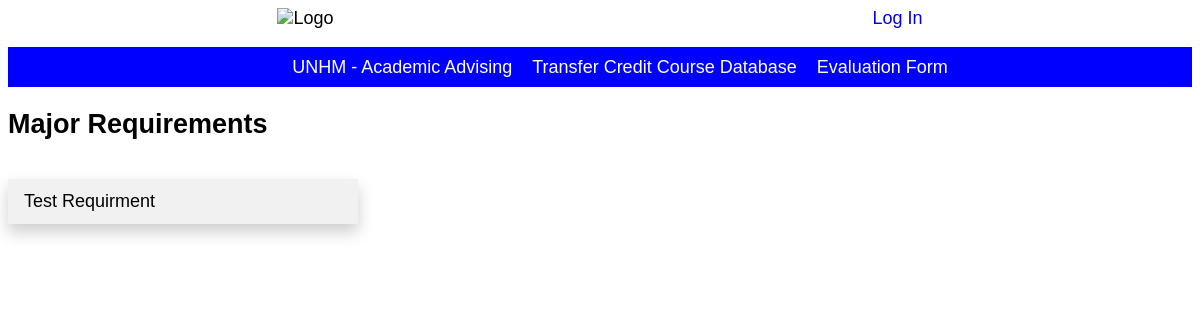
Before: /requirements with the older database file.
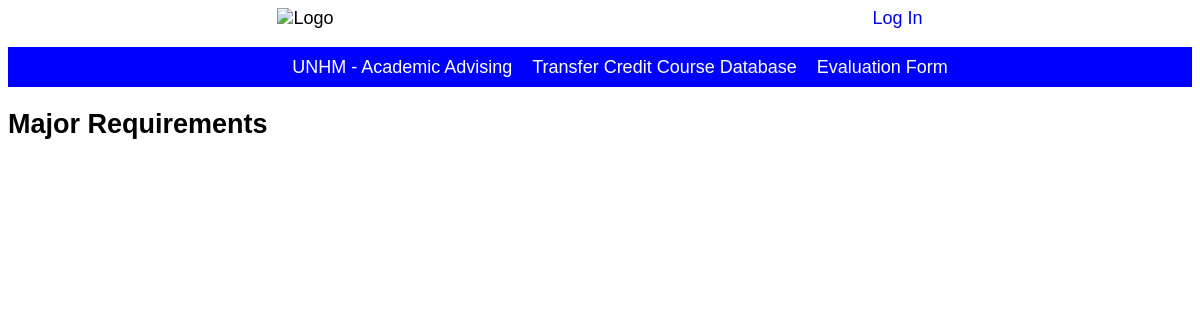
After: the same page with the newer database file.
### transfer/models/model_requirement.py (models this page shows, shortened)
class MajorRequirement(models.Model):
    description = models.CharField(max_length=100, blank=True, null=True)
    major_id = models.ForeignKey(Major, on_delete=models.CASCADE)

### transfer/views/requirement_view.py (the view)
# urls.py: path('requirements', RequirementListView.as_view(), name='requirement_home'),
class RequirementListView(ListView):
    model = MajorRequirement
    template_name = 'requirement/major_req_home.html'

### transfer/templates/requirement/major_req_home.html
{% extends "base.html" %}
{% load static %}
{% block content %}
<h2>Major Requirements</h2>
<div class="dropdown">
  <div id="myDropdown" class="dropdown-content">
    {% for requirement in object_list %}
    <a href="{% url 'requirement_detail' requirement.pk %}">{{ requirement.description }}</a>
    {% endfor %}
    </div>
    </div>
{% endblock %}

Changed rows visible on the page:
removed MajorRequirement: description "Test Requirment"
